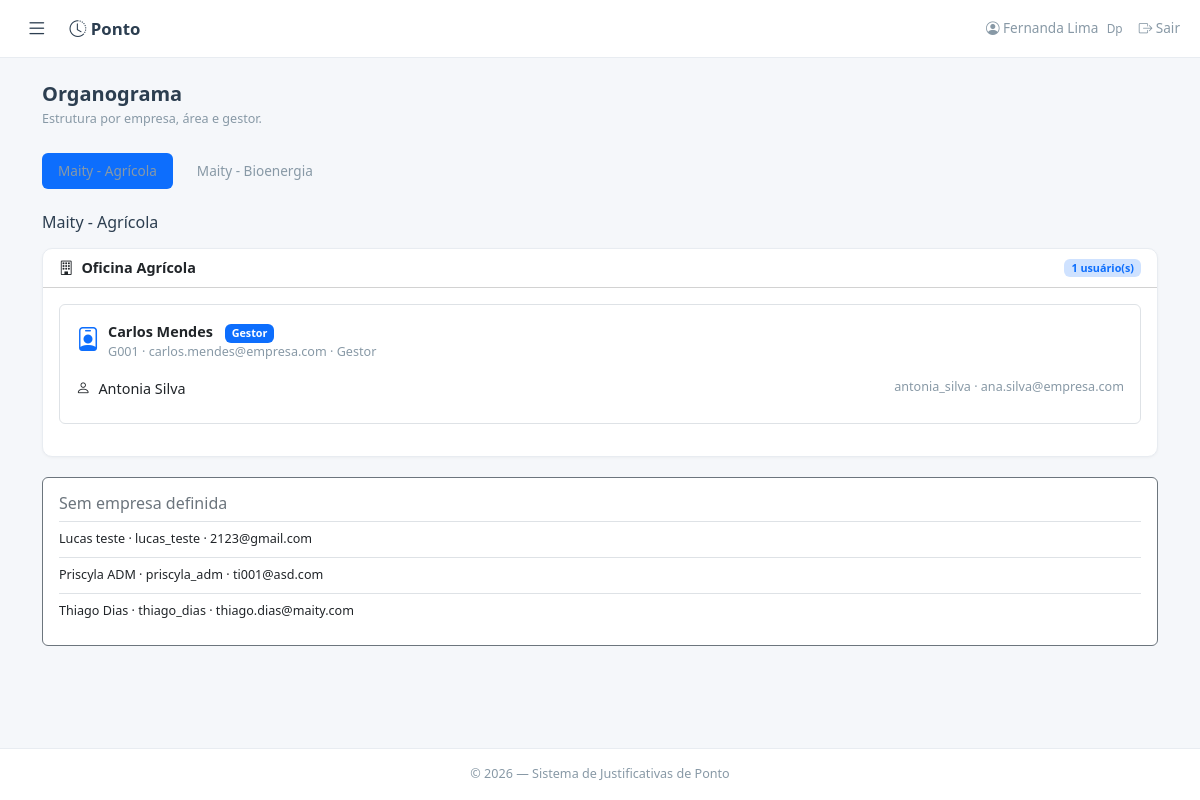
Before: /organograma (signed in) with the older database file.
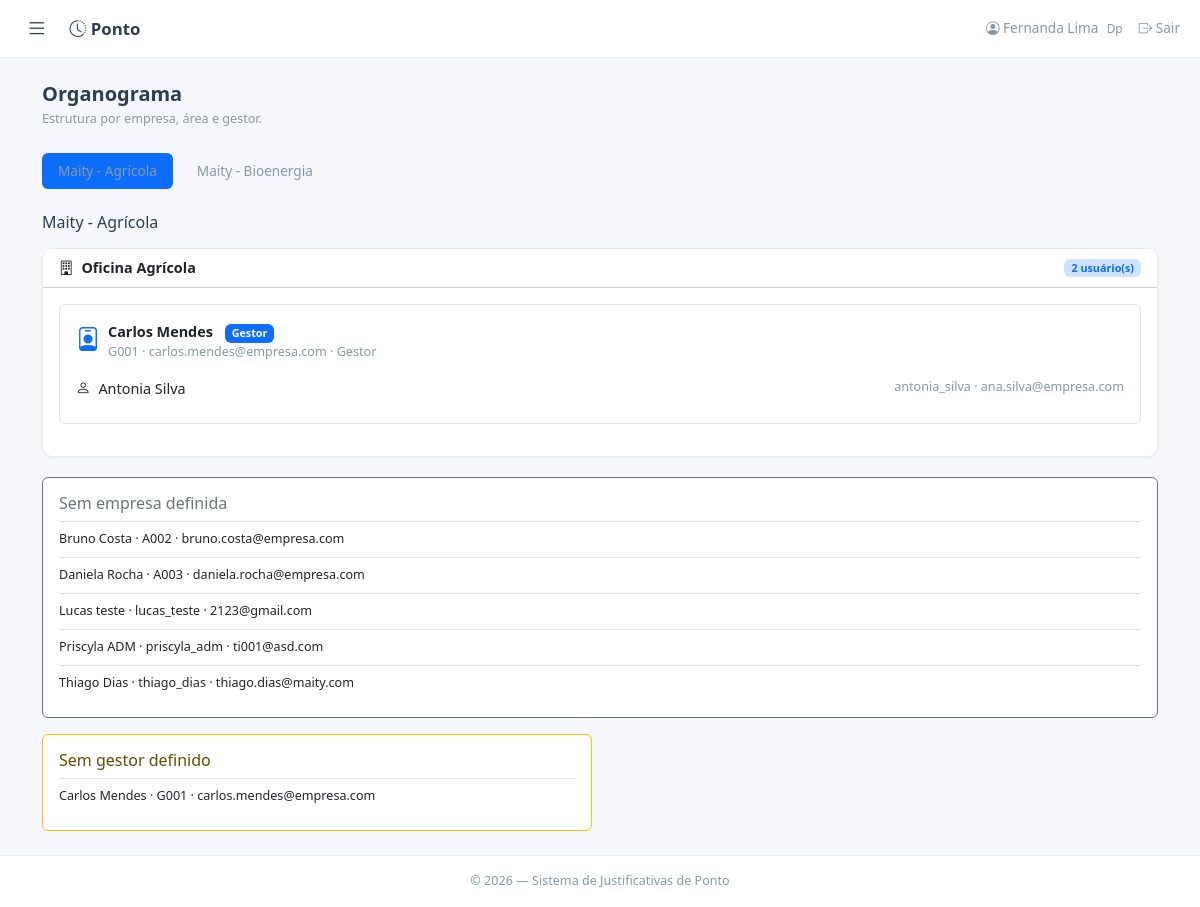
After: the same page with the newer database file.
### models.py (models this page shows)
class Usuario(UserMixin, db.Model):
    __tablename__ = 'usuarios'
    id = db.Column(db.Integer, primary_key=True)
    matricula = db.Column(db.String(20), unique=True, nullable=False)
    nome = db.Column(db.String(100), nullable=False)
    email = db.Column(db.String(120), unique=True, nullable=False)
    senha_hash = db.Column(db.String(256), nullable=False)
    perfil = db.Column(db.String(40), nullable=False)
    gestor_id = db.Column(db.Integer, db.ForeignKey('usuarios.id'), nullable=True)
    area_id = db.Column(db.Integer, db.ForeignKey('areas.id'), nullable=True)
    empresa_id = db.Column(db.Integer, db.ForeignKey('empresas.id'), nullable=True)
    ativo = db.Column(db.Boolean, default=True)
    criado_em = db.Column(db.DateTime, default=lambda: datetime.now(timezone.utc))
    gestor = db.relationship('Usuario', remote_side=[id], backref='subordinados')
    area = db.relationship('Area', backref='usuarios')
    empresa = db.relationship('Empresa', backref='usuarios')
    solicitacoes = db.relationship('Solicitacao', backref='colaborador',
                                   foreign_keys='Solicitacao.colaborador_id', lazy='dynamic')
    def tem_permissao(self, chave):
        if self.perfil == 'ti':
            return True
        return UsuarioPermissao.query.filter_by(usuario_id=self.id, permissao=chave).first() is not None

class Empresa(db.Model):
    __tablename__ = 'empresas'
    id = db.Column(db.Integer, primary_key=True)
    nome = db.Column(db.String(120), unique=True, nullable=False)
    ativo = db.Column(db.Boolean, default=True, nullable=False)
    areas = db.relationship('Area', secondary='area_empresas', back_populates='empresas')

class Area(db.Model):
    __tablename__ = 'areas'
    id = db.Column(db.Integer, primary_key=True)
    nome = db.Column(db.String(100), unique=True, nullable=False)
    ativo = db.Column(db.Boolean, default=True, nullable=False)
    empresas = db.relationship('Empresa', secondary='area_empresas', back_populates='areas')

### app.py (the view)
@app.route('/organograma')
@login_required
@perfil_requerido('dp', 'ti')
def organograma():
    empresas = Empresa.query.filter_by(ativo=True).order_by(Empresa.nome).all()
    empresa_id = request.args.get('empresa_id', type=int)
    empresa = next((item for item in empresas if item.id == empresa_id), None) if empresa_id else None
    empresa = empresa or (empresas[0] if empresas else None)
    usuarios = (Usuario.query.filter_by(ativo=True)
                .options(joinedload(Usuario.empresa), joinedload(Usuario.area), joinedload(Usuario.gestor))
                .order_by(Usuario.nome).all())
    usuarios_empresa = [u for u in usuarios if empresa and u.empresa_id == empresa.id]
    areas = {}
    sem_area = []
    sem_gestor = []
    sem_empresa = [u for u in usuarios if u.empresa_id is None]
    for usuario in usuarios_empresa:
        if usuario.area is None:
            sem_area.append(usuario)
            continue
        area = areas.setdefault(usuario.area.nome, {'gestores': {}, 'usuarios': []})
        area['usuarios'].append(usuario)
        if usuario.gestor is None or usuario.gestor.empresa_id != usuario.empresa_id:
            sem_gestor.append(usuario)
        else:
            area['gestores'].setdefault(usuario.gestor.id, usuario.gestor)
    estrutura = []
    for nome, dados in sorted(areas.items()):
        gestores = []
        for gestor in sorted(dados['gestores'].values(), key=lambda item: item.nome):
            subordinados = [u for u in dados['usuarios'] if u.gestor_id == gestor.id and u.id != gestor.id]
            gestores.append({'usuario': gestor, 'subordinados': subordinados})
        estrutura.append({'nome': nome, 'gestores': gestores, 'usuarios': dados['usuarios']})
    return render_template('organograma.html', empresas=empresas, empresa=empresa,
                           estrutura=estrutura, sem_area=sem_area,
                           sem_gestor=sem_gestor, sem_empresa=sem_empresa)

### app.py (called while the page is built)
@login_manager.user_loader
def load_user(user_id):
    return db.session.get(Usuario, int(user_id))

@app.context_processor
def inject_now():
    return {'now': datetime.now}

def perfil_requerido(*perfis):
    def decorator(f):
        @wraps(f)
        def wrapper(*args, **kwargs):
            if current_user.perfil not in perfis:
                flash('Acesso não autorizado.', 'danger')
                return redirect(request.referrer or url_for('dashboard'))
            return f(*args, **kwargs)
        return wrapper
    return decorator

### templates/organograma.html (shortened to what this page needs)
{% extends "base.html" %}
{% block content %}
<div class="d-flex justify-content-between align-items-center mb-4">
    <div>
        <h5 class="fw-600 mb-1">Organograma</h5>
        <p class="text-muted small mb-0">Estrutura por empresa, área e gestor.</p>
    </div>
</div>
{% if empresas %}
<ul class="nav nav-pills mb-4 gap-2">
    {% for item in empresas %}
    <li class="nav-item">
        <a class="nav-link {% if empresa and item.id == empresa.id %}active{% endif %}"
           href="{{ url_for('organograma', empresa_id=item.id) }}">{{ item.nome }}</a>
    </li>
    {% endfor %}
</ul>
{% if empresa %}
<h6 class="mb-3">{{ empresa.nome }}</h6>
{% endif %}
{% if estrutura %}
<div class="row g-3">
{% for area in estrutura %}
<div class="col-12">
    <div class="card card-clean">
        <div class="card-header bg-transparent d-flex justify-content-between align-items-center">
            <strong><i class="bi bi-building me-2"></i>{{ area.nome }}</strong>
            <span class="badge bg-primary-subtle text-primary">{{ area.usuarios|length }} usuário(s)</span>
        </div>
        <div class="card-body">
            {% for grupo in area.gestores %}
            <div class="border rounded p-3 mb-3">
                <div class="d-flex align-items-start gap-2 mb-2">
                    <i class="bi bi-person-badge text-primary fs-4"></i>
                    <div>
                        <strong>{{ grupo.usuario.nome }}</strong>
                        <span class="badge bg-primary ms-2">Gestor</span>
                        <div class="small text-muted">{{ grupo.usuario.matricula }} · {{ grupo.usuario.email }} · {{ grupo.usuario.perfil|capitalize }}</div>
                    </div>
                </div>
                {% if grupo.subordinados %}
                <div class="list-group list-group-flush">
                    {% for usuario in grupo.subordinados %}
                    <div class="list-group-item px-0 d-flex justify-content-between">
                        <span><i class="bi bi-person me-2"></i>{{ usuario.nome }}</span>
                        <span class="small text-muted">{{ usuario.matricula }} · {{ usuario.email }}</span>
                    </div>
                    {% endfor %}
                </div>
                {% else %}<div class="small text-muted">Nenhum subordinado vinculado.</div>{% endif %}
            </div>
            {% endfor %}
        </div>
    </div>
</div>
{% endfor %}
</div>
{% else %}<div class="alert alert-info">Nenhum usuário ativo cadastrado nesta empresa.</div>{% endif %}
<div class="row g-3 mt-1">
{% if sem_empresa %}<div class="col-12"><div class="card border-secondary"><div class="card-body"><h6 class="text-secondary">Sem empresa definida</h6>{% for usuario in sem_empresa %}<div class="small border-top py-2">{{ usuario.nome }} · {{ usuario.matricula }} · {{ usuario.email }}</div>{% endfor %}</div></div></div>{% endif %}
{% if sem_gestor %}<div class="col-md-6"><div class="card border-warning"><div class="card-body"><h6 class="text-warning-emphasis">Sem gestor definido</h6>{% for usuario in sem_gestor %}<div class="small border-top py-2">{{ usuario.nome }} · {{ usuario.matricula }} · {{ usuario.email }}</div>{% endfor %}</div></div></div>{% endif %}
</div>
{% else %}<div class="alert alert-info">Nenhuma empresa ativa cadastrada.</div>{% endif %}
{% endblock %}

### templates/base.html (shortened to what this page needs)
<!DOCTYPE html>
<html lang="pt-BR" data-bs-theme="light">
<head>
    <link href="{{ url_for('static', filename='css/bootstrap.min.css') }}" rel="stylesheet">
    <link href="{{ url_for('static', filename='css/bootstrap-icons.min.css') }}" rel="stylesheet">
    <link href="{{ url_for('static', filename='css/style.css') }}" rel="stylesheet">
</head>
<body class="app-layout">
{% if current_user.is_authenticated %}
<header class="topbar"><button class="sidebar-toggle" id="sidebar-toggle" type="button" aria-label="Alternar menu"><i class="bi bi-list"></i></button><a class="navbar-brand" href="{{ url_for('dashboard') }}"><i class="bi bi-clock-history"></i> Ponto</a><span class="topbar-user"><i class="bi bi-person-circle"></i> {{ current_user.nome }} <small>{{ current_user.perfil|capitalize }}</small></span><form method="POST" action="{{ url_for('logout') }}"><input type="hidden" name="csrf_token" value="{{ csrf_token() }}"><button class="nav-link text-danger border-0 bg-transparent" type="submit"><i class="bi bi-box-arrow-right"></i> Sair</button></form></header>
{% endif %}
<div class="toast-container position-fixed top-0 end-0 p-3" style="z-index:9999"></div>
<main class="app-content"><div class="container py-4">{% block content %}{% endblock %}</div></main>
<footer class="app-footer text-center text-muted small py-3">&copy; {{ now().year if now is defined else '2026' }} — Sistema de Justificativas de Ponto</footer>
</body></html>

### static/css/style.css (style rules this page uses)
:root { --color-primary: #3b5998; --color-primary-hover: #2d4373; --color-bg: #f5f7fa; --color-card: #ffffff; --color-border: #e8ecf1; --color-text: #2c3e50; --color-text-muted: #8899a6; --radius: 10px; --shadow-sm: 0 1px 3px rgba(0, 0, 0, 0.04); --shadow-md: 0 4px 16px rgba(0, 0, 0, 0.06); --transition: all 0.2s ease; }
* { box-sizing: border-box; }
body { font-family: 'Segoe UI', -apple-system, BlinkMacSystemFont, Roboto, 'Helvetica Neue', Arial, sans-serif; background-color: var(--color-bg); color: var(--color-text); font-size: 0.9rem; min-height: 100vh; display: flex; flex-direction: column; }
main { flex: 1; }
a { color: var(--color-primary); }
.text-muted { color: var(--color-text-muted) !important; }
.fw-600 { font-weight: 600; }
.app-layout { display:grid; grid-template-columns:240px 1fr; grid-template-rows:58px 1fr auto; min-height:100vh; }
.topbar { grid-column:1/-1; display:flex; align-items:center; gap:1rem; padding:.65rem 1.25rem; background:var(--color-card); border-bottom:1px solid var(--color-border); z-index:10; }
.sidebar-toggle { border:0; background:transparent; font-size:1.35rem; color:var(--color-text); }
.topbar .navbar-brand { color:var(--color-text); text-decoration:none; font-weight:600; }
.topbar-user { margin-left:auto; font-size:.85rem; color:var(--color-text-muted); }
.topbar-user small { margin-left:.3rem; }
.app-content { grid-column:2; min-width:0; }
.app-footer { grid-column:2; }
.app-layout.sidebar-collapsed { grid-template-columns:0 1fr; }
.navbar-brand { font-weight: 600; font-size: 1.05rem; color: var(--color-text) !important; }
.nav-link { font-size: 0.85rem; color: var(--color-text-muted) !important; transition: var(--transition); }
.card-clean { background: var(--color-card); border: 1px solid var(--color-border); border-radius: var(--radius); box-shadow: var(--shadow-sm); transition: var(--transition); }
footer { border-top: 1px solid var(--color-border); background: var(--color-card); }

Changed rows visible on the page:
computed for Usuario "Antonia Silva": usuarios|length "1" → "2"
now on one of the page's lists (row edited): Usuario: nome "Carlos Mendes", matricula "G001", email "carlos.mendes@empresa.com"
now on this page (row edited): Usuario: nome "Bruno Costa", matricula "A002", email "bruno.costa@empresa.com", shown under "Sem empresa definida"
now on this page (row edited): Usuario: nome "Daniela Rocha", matricula "A003", email "daniela.rocha@empresa.com", shown under "Sem empresa definida"
Other visible differences:
text now shown: "Sem gestor definido"
